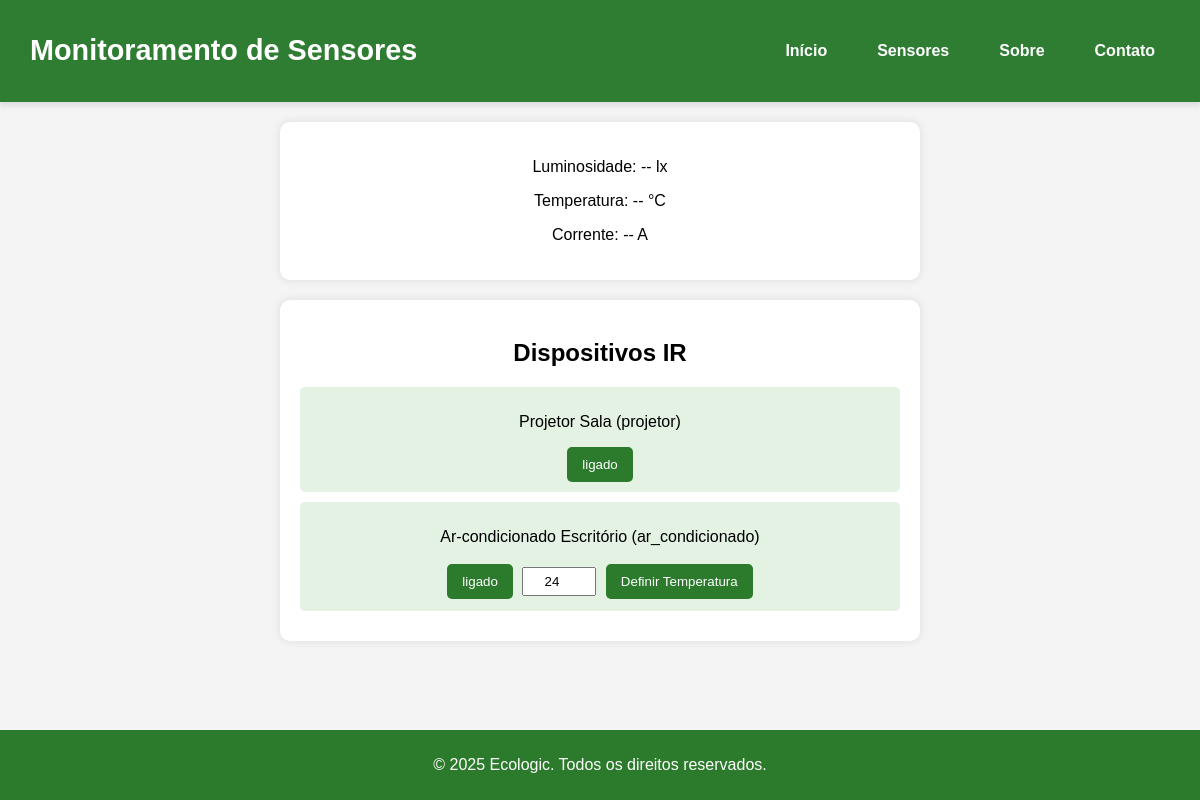
/sensores, run on an earlier commit of the app's database.
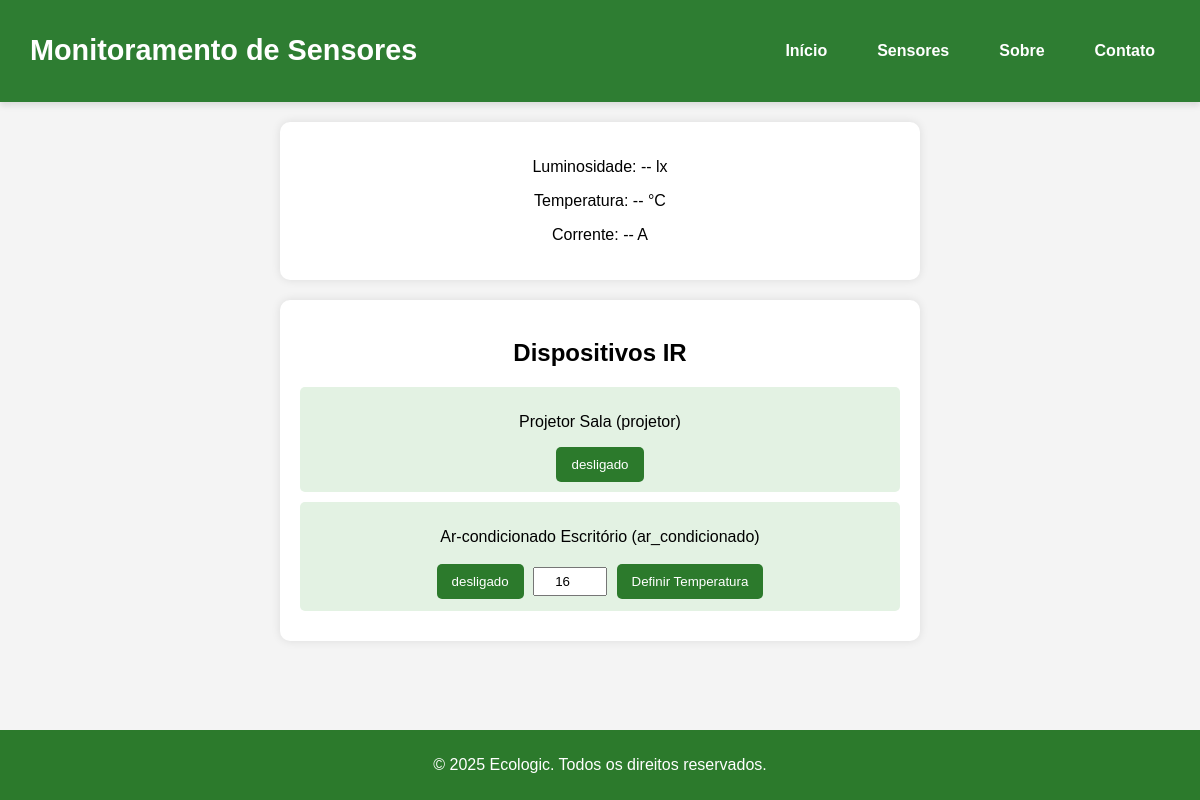
And on a later commit of the database.
### tables this page shows
CREATE TABLE dispositivos_ir (
            id INTEGER PRIMARY KEY AUTOINCREMENT,
            nome TEXT NOT NULL,
            tipo TEXT CHECK(tipo IN ('projetor', 'ar_condicionado')) NOT NULL,
            estado TEXT CHECK(estado IN ('ligado', 'desligado')) NOT NULL,
            temperatura INTEGER DEFAULT NULL
        );

### app.py (the view)
@app.route("/sensores")
def sensores_page():
    conn = get_db_connection()
    sensores = conn.execute("SELECT * FROM sensores").fetchall()
    dispositivos_ir = conn.execute("SELECT * FROM dispositivos_ir").fetchall()
    conn.close()
    return render_template("sensores.html", sensores=sensores, dispositivos_ir=dispositivos_ir)

### app.py (called while the page is built)
def get_db_connection():
    conn = sqlite3.connect("ecologic.db")
    conn.row_factory = sqlite3.Row
    return conn

### templates/sensores.html (shortened to what this page needs)
<!DOCTYPE html>
<html lang="pt">
<head>
    <link rel="stylesheet" href="{{ url_for('static', filename='style.css') }}">
</head>
<body>
    <header>
        <h1>Monitoramento de Sensores</h1>
        <nav>
            <a href="{{ url_for('index') }}">Início</a>
            <a href="{{ url_for('sensores_page') }}">Sensores</a>
            <a href="{{ url_for('sobre') }}">Sobre</a>
            <a href="{{ url_for('contato') }}">Contato</a>
        </nav>
    </header>
    <main>
        <div class="container">
            <p>Luminosidade: <span id="luminosidade">--</span> lx</p>
            <p>Temperatura: <span id="temperatura">--</span> °C</p>
            <p>Corrente: <span id="corrente">--</span> A</p>
        </div>
        <div class="container">
            <h2>Dispositivos IR</h2>
            {% for dispositivo in dispositivos_ir %}
                <div class="dispositivo">
                    <p>{{ dispositivo['nome'] }} ({{ dispositivo['tipo'] }})</p>
                    <button onclick="alterarEstado({{ dispositivo['id'] }}, '{{ dispositivo['estado'] }}')">{{ dispositivo['estado'] }}</button>
                    {% if dispositivo['tipo'] == 'ar_condicionado' %}
                        <input type="number" id="temp-{{ dispositivo['id'] }}" value="{{ dispositivo['temperatura'] }}" min="16" max="30">
                        <button onclick="alterarTemperatura({{ dispositivo['id'] }})">Definir Temperatura</button>
                    {% endif %}
                </div>
            {% endfor %}
        </div>
    </main>
    <footer>
        <p>© 2025 Ecologic. Todos os direitos reservados.</p>
    </footer>
</body>
</html>

### static/style.css (style rules this page uses)
body { font-family:'Poppins', sans-serif; background-color: #f4f4f4; margin: 0; padding: 0; text-align: center; }
header { display: flex; justify-content: space-between; align-items: center; background-color: #2E7D32; padding: 15px 30px; box-shadow: 0px 4px 6px rgba(0, 0, 0, 0.1); }
header h1 { color: white; font-size: 1.8rem; font-weight: bold; display: flex; align-items: center; }
nav { display: flex; gap: 20px; }
nav a { color: white; text-decoration: none; font-size: 1rem; font-weight: bold; padding: 10px 15px; transition: 0.3s ease-in-out; border-radius: 5px; }
.container { background: white; padding: 20px; margin: 20px auto; width: 80%; max-width: 600px; border-radius: 10px; box-shadow: 0 0 10px rgba(0, 0, 0, 0.1); }
.dispositivo { background: #e3f2e3; padding: 10px; margin: 10px 0; border-radius: 5px; }
button { background-color: #2c7a2c; color: white; border: none; padding: 10px 15px; border-radius: 5px; cursor: pointer; }
input[type="number"] { padding: 5px; width: 60px; text-align: center; margin: 5px; }

### templates/sensores.html (style rules this page uses)
html, body { height: 100%; margin: 0; padding: 0; display: flex; flex-direction: column; font-family: 'Poppins', sans-serif; background-color: #f4f4f4; }
main { flex: 1; }
footer { background: #2c7a2c; color: white; text-align: center; padding: 10px; margin-top: auto; }

What changed in the data, as far as the page shows it:
changed dispositivos_ir "Projetor Sala": estado "ligado" → "desligado"
changed dispositivos_ir "Ar-condicionado Escritório": estado "ligado" → "desligado"; temperatura "24" → "16"
